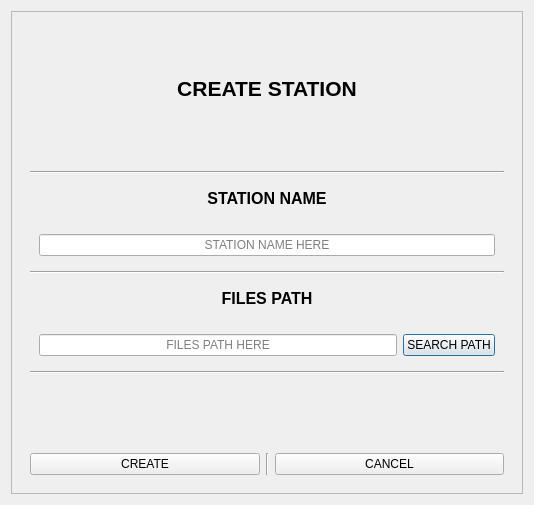
<?xml version="1.0" encoding="UTF-8"?>
<ui version="4.0">
 <class>Dialog</class>
 <widget class="QDialog" name="Dialog">
  <property name="geometry">
   <rect>
    <x>0</x>
    <y>0</y>
    <width>534</width>
    <height>505</height>
   </rect>
  </property>
  <property name="windowTitle">
   <string>CREATE STATION</string>
  </property>
  <layout class="QGridLayout" name="gridLayout">
   <item row="0" column="0">
    <widget class="QFrame" name="frame">
     <property name="frameShape">
      <enum>QFrame::Shape::StyledPanel</enum>
     </property>
     <property name="frameShadow">
      <enum>QFrame::Shadow::Raised</enum>
     </property>
     <layout class="QVBoxLayout" name="verticalLayout">
      <item>
       <spacer name="verticalSpacer_5">
        <property name="orientation">
         <enum>Qt::Orientation::Vertical</enum>
        </property>
        <property name="sizeHint" stdset="0">
         <size>
          <width>20</width>
          <height>40</height>
         </size>
        </property>
       </spacer>
      </item>
      <item>
       <widget class="QLabel" name="label_3">
        <property name="text">
         <string>&lt;html&gt;&lt;head/&gt;&lt;body&gt;&lt;p align=&quot;center&quot;&gt;&lt;span style=&quot; font-size:16pt; font-weight:700;&quot;&gt;CREATE STATION&lt;/span&gt;&lt;/p&gt;&lt;/body&gt;&lt;/html&gt;</string>
        </property>
       </widget>
      </item>
      <item>
       <spacer name="verticalSpacer_2">
        <property name="orientation">
         <enum>Qt::Orientation::Vertical</enum>
        </property>
        <property name="sizeHint" stdset="0">
         <size>
          <width>20</width>
          <height>40</height>
         </size>
        </property>
       </spacer>
      </item>
      <item>
       <widget class="QWidget" name="widget" native="true">
        <layout class="QVBoxLayout" name="verticalLayout_2">
         <item>
          <widget class="Line" name="line_3">
           <property name="orientation">
            <enum>Qt::Orientation::Horizontal</enum>
           </property>
          </widget>
         </item>
         <item>
          <widget class="QWidget" name="widget_5" native="true">
           <layout class="QVBoxLayout" name="verticalLayout_6">
            <item>
             <widget class="QLabel" name="label">
              <property name="text">
               <string>&lt;html&gt;&lt;head/&gt;&lt;body&gt;&lt;p align=&quot;center&quot;&gt;&lt;span style=&quot; font-size:12pt; font-weight:700;&quot;&gt;STATION NAME&lt;/span&gt;&lt;/p&gt;&lt;/body&gt;&lt;/html&gt;</string>
              </property>
             </widget>
            </item>
            <item>
             <spacer name="verticalSpacer_3">
              <property name="orientation">
               <enum>Qt::Orientation::Vertical</enum>
              </property>
              <property name="sizeType">
               <enum>QSizePolicy::Policy::Fixed</enum>
              </property>
              <property name="sizeHint" stdset="0">
               <size>
                <width>20</width>
                <height>20</height>
               </size>
              </property>
             </spacer>
            </item>
            <item>
             <widget class="QLineEdit" name="name_line">
              <property name="alignment">
               <set>Qt::AlignmentFlag::AlignCenter</set>
              </property>
              <property name="placeholderText">
               <string>STATION NAME HERE</string>
              </property>
             </widget>
            </item>
           </layout>
          </widget>
         </item>
         <item>
          <widget class="Line" name="line_4">
           <property name="orientation">
            <enum>Qt::Orientation::Horizontal</enum>
           </property>
          </widget>
         </item>
         <item>
          <widget class="QWidget" name="widget_8" native="true">
           <layout class="QVBoxLayout" name="verticalLayout_3">
            <item>
             <widget class="QLabel" name="label_2">
              <property name="text">
               <string>&lt;html&gt;&lt;head/&gt;&lt;body&gt;&lt;p align=&quot;center&quot;&gt;&lt;span style=&quot; font-size:12pt; font-weight:700;&quot;&gt;FILES PATH&lt;/span&gt;&lt;/p&gt;&lt;/body&gt;&lt;/html&gt;</string>
              </property>
             </widget>
            </item>
            <item>
             <spacer name="verticalSpacer_4">
              <property name="orientation">
               <enum>Qt::Orientation::Vertical</enum>
              </property>
              <property name="sizeType">
               <enum>QSizePolicy::Policy::Fixed</enum>
              </property>
              <property name="sizeHint" stdset="0">
               <size>
                <width>20</width>
                <height>20</height>
               </size>
              </property>
             </spacer>
            </item>
            <item>
             <widget class="QWidget" name="widget_10" native="true">
              <layout class="QHBoxLayout" name="horizontalLayout_5">
               <property name="leftMargin">
                <number>0</number>
               </property>
               <property name="topMargin">
                <number>0</number>
               </property>
               <property name="rightMargin">
                <number>0</number>
               </property>
               <property name="bottomMargin">
                <number>0</number>
               </property>
               <item>
                <widget class="QLineEdit" name="path_line">
                 <property name="alignment">
                  <set>Qt::AlignmentFlag::AlignCenter</set>
                 </property>
                 <property name="readOnly">
                  <bool>true</bool>
                 </property>
                 <property name="placeholderText">
                  <string>FILES PATH HERE</string>
                 </property>
                </widget>
               </item>
               <item>
                <widget class="QPushButton" name="search_button">
                 <property name="text">
                  <string>SEARCH PATH</string>
                 </property>
                </widget>
               </item>
              </layout>
             </widget>
            </item>
           </layout>
          </widget>
         </item>
         <item>
          <widget class="Line" name="line">
           <property name="orientation">
            <enum>Qt::Orientation::Horizontal</enum>
           </property>
          </widget>
         </item>
        </layout>
       </widget>
      </item>
      <item>
       <spacer name="verticalSpacer">
        <property name="orientation">
         <enum>Qt::Orientation::Vertical</enum>
        </property>
        <property name="sizeHint" stdset="0">
         <size>
          <width>20</width>
          <height>40</height>
         </size>
        </property>
       </spacer>
      </item>
      <item alignment="Qt::AlignmentFlag::AlignVCenter">
       <widget class="QWidget" name="widget_3" native="true">
        <layout class="QHBoxLayout" name="horizontalLayout">
         <item>
          <widget class="QPushButton" name="create_button">
           <property name="text">
            <string>CREATE</string>
           </property>
          </widget>
         </item>
         <item>
          <widget class="Line" name="line_2">
           <property name="orientation">
            <enum>Qt::Orientation::Vertical</enum>
           </property>
          </widget>
         </item>
         <item>
          <widget class="QPushButton" name="cancel_button">
           <property name="text">
            <string>CANCEL</string>
           </property>
          </widget>
         </item>
        </layout>
       </widget>
      </item>
     </layout>
    </widget>
   </item>
  </layout>
 </widget>
 <resources/>
 <connections/>
</ui>
